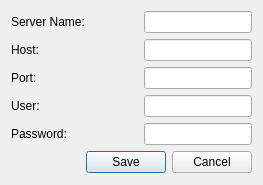
<?xml version="1.0" encoding="UTF-8"?>
<ui version="4.0">
 <class>Dialog</class>
 <widget class="QDialog" name="Dialog">
  <property name="geometry">
   <rect>
    <x>0</x>
    <y>0</y>
    <width>263</width>
    <height>185</height>
   </rect>
  </property>
  <property name="windowTitle">
   <string>Configure Servers</string>
  </property>
  <layout class="QGridLayout" name="gridLayout">
   <item row="0" column="0">
    <layout class="QHBoxLayout" name="horizontalLayout">
     <item>
      <widget class="QLabel" name="label">
       <property name="text">
        <string>Server Name:</string>
       </property>
      </widget>
     </item>
     <item>
      <spacer name="horizontalSpacer">
       <property name="orientation">
        <enum>Qt::Horizontal</enum>
       </property>
       <property name="sizeHint" stdset="0">
        <size>
         <width>28</width>
         <height>17</height>
        </size>
       </property>
      </spacer>
     </item>
     <item>
      <widget class="QLineEdit" name="servEdit"/>
     </item>
    </layout>
   </item>
   <item row="1" column="0">
    <layout class="QHBoxLayout" name="horizontalLayout_2">
     <item>
      <widget class="QLabel" name="label_2">
       <property name="text">
        <string>Host:</string>
       </property>
      </widget>
     </item>
     <item>
      <spacer name="horizontalSpacer_2">
       <property name="orientation">
        <enum>Qt::Horizontal</enum>
       </property>
       <property name="sizeHint" stdset="0">
        <size>
         <width>40</width>
         <height>20</height>
        </size>
       </property>
      </spacer>
     </item>
     <item>
      <widget class="QLineEdit" name="hostEdit"/>
     </item>
    </layout>
   </item>
   <item row="2" column="0">
    <layout class="QHBoxLayout" name="horizontalLayout_3">
     <item>
      <widget class="QLabel" name="label_3">
       <property name="text">
        <string>Port:</string>
       </property>
      </widget>
     </item>
     <item>
      <spacer name="horizontalSpacer_3">
       <property name="orientation">
        <enum>Qt::Horizontal</enum>
       </property>
       <property name="sizeHint" stdset="0">
        <size>
         <width>40</width>
         <height>20</height>
        </size>
       </property>
      </spacer>
     </item>
     <item>
      <widget class="QLineEdit" name="portEdit"/>
     </item>
    </layout>
   </item>
   <item row="3" column="0">
    <layout class="QHBoxLayout" name="horizontalLayout_4">
     <item>
      <widget class="QLabel" name="label_4">
       <property name="text">
        <string>User:</string>
       </property>
      </widget>
     </item>
     <item>
      <spacer name="horizontalSpacer_4">
       <property name="orientation">
        <enum>Qt::Horizontal</enum>
       </property>
       <property name="sizeHint" stdset="0">
        <size>
         <width>40</width>
         <height>20</height>
        </size>
       </property>
      </spacer>
     </item>
     <item>
      <widget class="QLineEdit" name="userEdit"/>
     </item>
    </layout>
   </item>
   <item row="4" column="0">
    <layout class="QHBoxLayout" name="horizontalLayout_5">
     <item>
      <widget class="QLabel" name="label_5">
       <property name="text">
        <string>Password:</string>
       </property>
      </widget>
     </item>
     <item>
      <spacer name="horizontalSpacer_5">
       <property name="orientation">
        <enum>Qt::Horizontal</enum>
       </property>
       <property name="sizeHint" stdset="0">
        <size>
         <width>40</width>
         <height>20</height>
        </size>
       </property>
      </spacer>
     </item>
     <item>
      <widget class="QLineEdit" name="passwordEdit"/>
     </item>
    </layout>
   </item>
   <item row="5" column="0">
    <layout class="QHBoxLayout" name="horizontalLayout_6">
     <item>
      <spacer name="horizontalSpacer_6">
       <property name="orientation">
        <enum>Qt::Horizontal</enum>
       </property>
       <property name="sizeHint" stdset="0">
        <size>
         <width>40</width>
         <height>20</height>
        </size>
       </property>
      </spacer>
     </item>
     <item>
      <widget class="QPushButton" name="saveButton">
       <property name="text">
        <string>Save</string>
       </property>
      </widget>
     </item>
     <item>
      <widget class="QPushButton" name="cancelButton">
       <property name="text">
        <string>Cancel</string>
       </property>
      </widget>
     </item>
    </layout>
   </item>
  </layout>
 </widget>
 <resources/>
 <connections/>
</ui>
